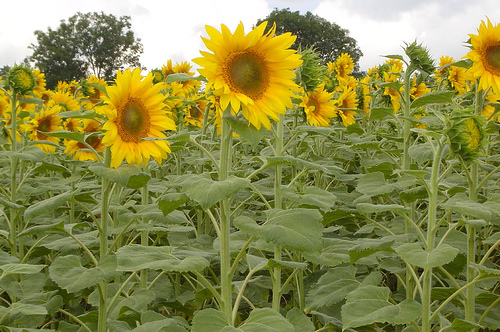
#> input picture img/1.jpg, 500 x 332 px, found by its file name
$ python copyAndCutImg.py
#> lines starting #> are read from the running program, lines starting #| are printed output that depends on the picture
### imgTool.py
import os
from PIL import Image

def loadImage(imagePath):
    # Đọc ảnh từ đường dẫn cho trx và trả về đối tưởng ảnh
    #nếu sử dụng try except thì nếu bị lỗi thì chương trình phía sau vẫn chạy đc
#> called with imagePath = 'D:/khac/nam_3/computer vision/img/1.jpg'
    try:
        img = Image.open(imagePath)
#> img is the input picture: PIL image 500x332 RGB; mean R, G, B 139.4, 139.2, 74.1
        return img
    # nó sẽ bắt tất cả ngoại lệ (lỗi) và gán lỗi đó vào biến e
    # sau đó in ra string, path, cái lỗi đó và trả về none ngụ ý là ko thể mở ảnh
    except Exception as e:
        print('Lỗi khi đọc hình ảnh từ', imagePath, ' ', e)
        return None


# [28 lines left out: functions isImageFile, getImgList, not called in this run]

### copyAndCutImg.py
from PIL import Image
from imgTool import *
from IPython.display import display

path = 'D:/khac/nam_3/computer vision/img/1.jpg'
img = loadImage(path)
img.show()

# định vị khu vực cắt
region = (0, 0, 350, 250)
#cắt vùng ảnh
#crop: return regtangular from this img, the box size tupble (left(x), upper(y), right(x), lower(y))
# crop này nó trả về hình chữ nhật hoặc hình vuông (ảnh 2d) thì sẽ luôn có 2 cặp cạnh bằng nhau
# chính vì thế nó chỉ cần chuyền vào 2 cặp số start: (x,y), end: (x1,y1) là có thể cắt đc.
# gốc tọa độ của hình là left upper
croppedImg = img.crop(region)
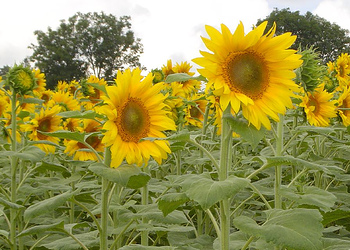
#> croppedImg: PIL image 350x250 RGB; mean R, G, B 153, 147.6, 76.5
print(croppedImg.size)
#| (350, 250)
croppedImg.show()

#copy paste
pastePosition = (250, 250)
# paste(ảnh cần paste, vị trí paste)
img.paste(croppedImg, pastePosition)
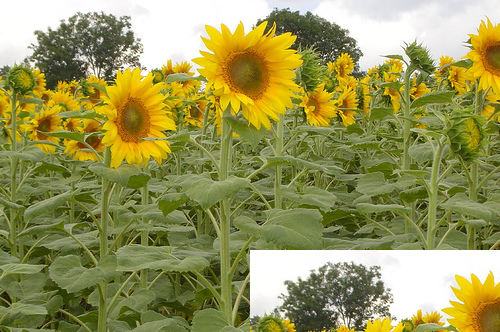
#> img: PIL image 500x332 RGB; mean R, G, B 151.6, 149.3, 86.8
img.show()

$ run again, with img/2.jpg copied over img/1.jpg
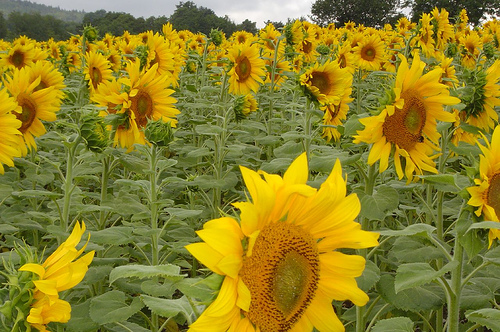
#> input picture img/2.jpg, 500 x 332 px, found by its file name
#> in loadImage, img is the input picture: PIL image 500x332 RGB; mean R, G, B 140.8, 128.7, 37.6
#> `croppedImg = img.crop(region)`:
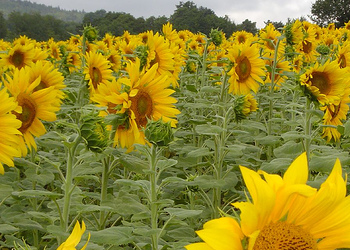
#> croppedImg: PIL image 350x250 RGB; mean R, G, B 143.6, 132.5, 43.6
#| (350, 250)
#> `img.paste(croppedImg, pastePosition)`:
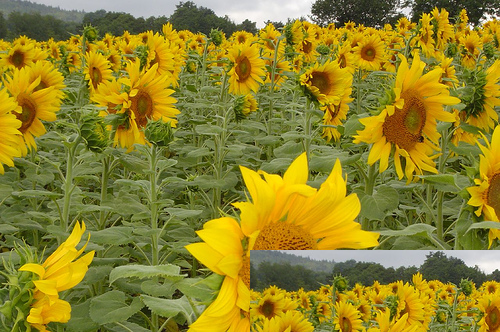
#> img: PIL image 500x332 RGB; mean R, G, B 143, 130.9, 40.5

$ run again, with img/3.jpg copied over img/1.jpg
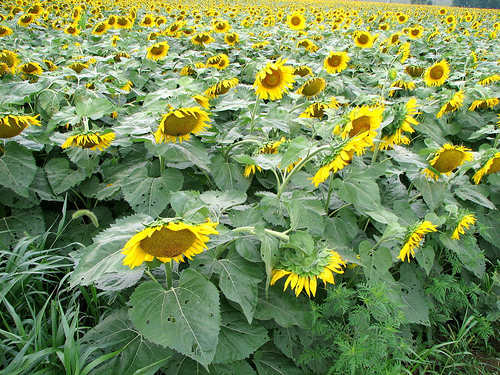
#> input picture img/3.jpg, 500 x 375 px, found by its file name
#> in loadImage, img is the input picture: PIL image 500x375 RGB; mean R, G, B 120, 142.1, 86.8
#> `croppedImg = img.crop(region)`:
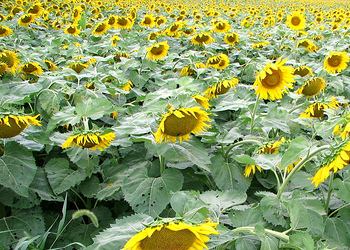
#> croppedImg: PIL image 350x250 RGB; mean R, G, B 139.5, 156.4, 96
#| (350, 250)
#> `img.paste(croppedImg, pastePosition)`:
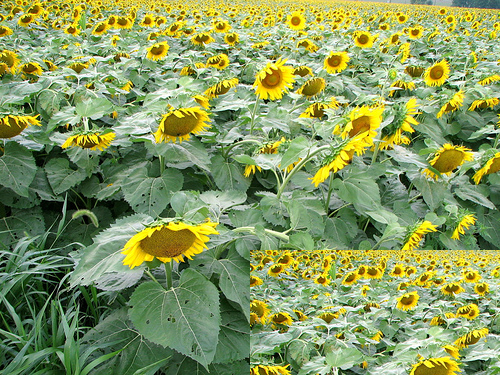
#> img: PIL image 500x375 RGB; mean R, G, B 134.8, 153.4, 94.4
